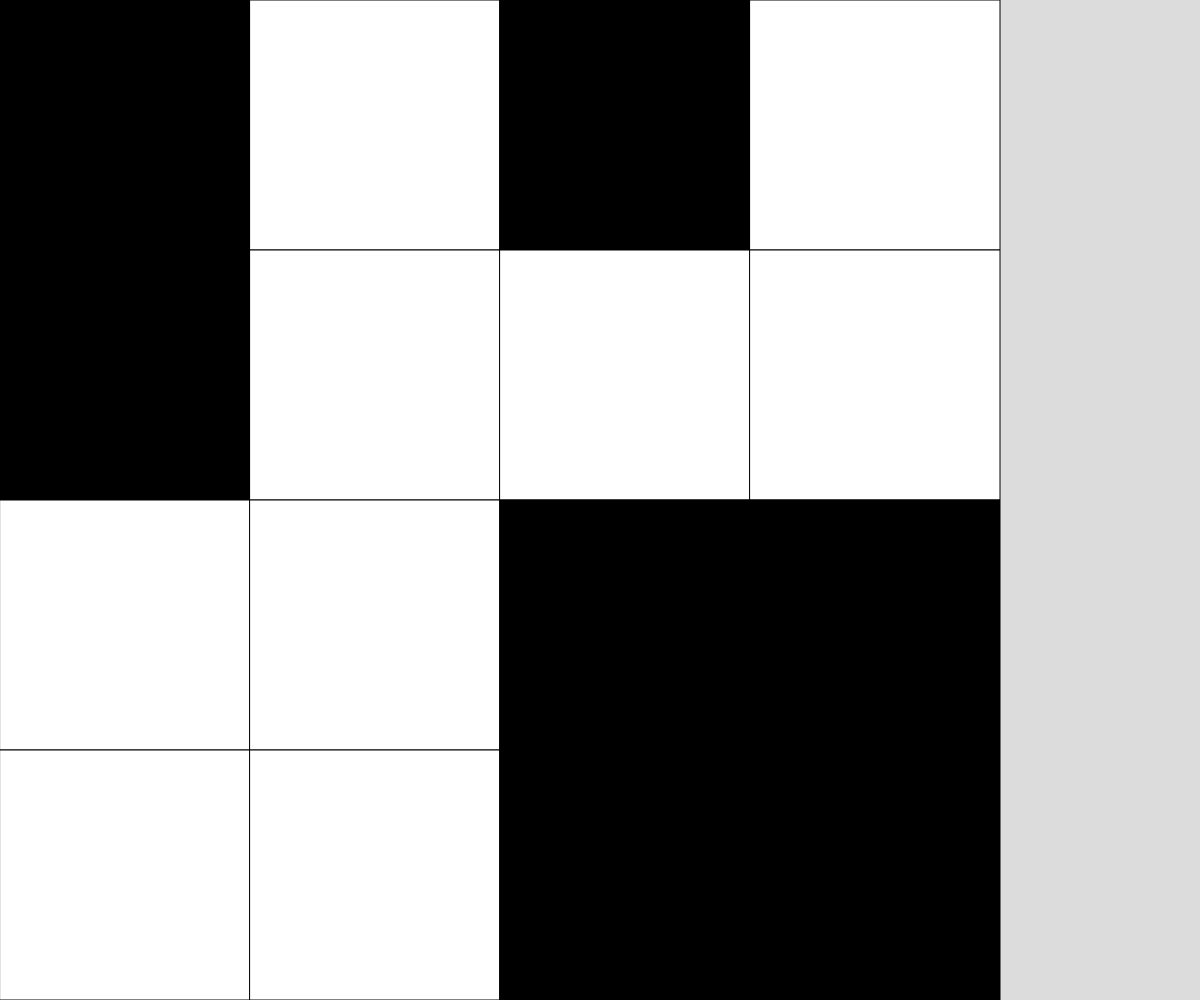
Frame 1 (no input)
Frame 60 (no input): identical to frame 1, image omitted
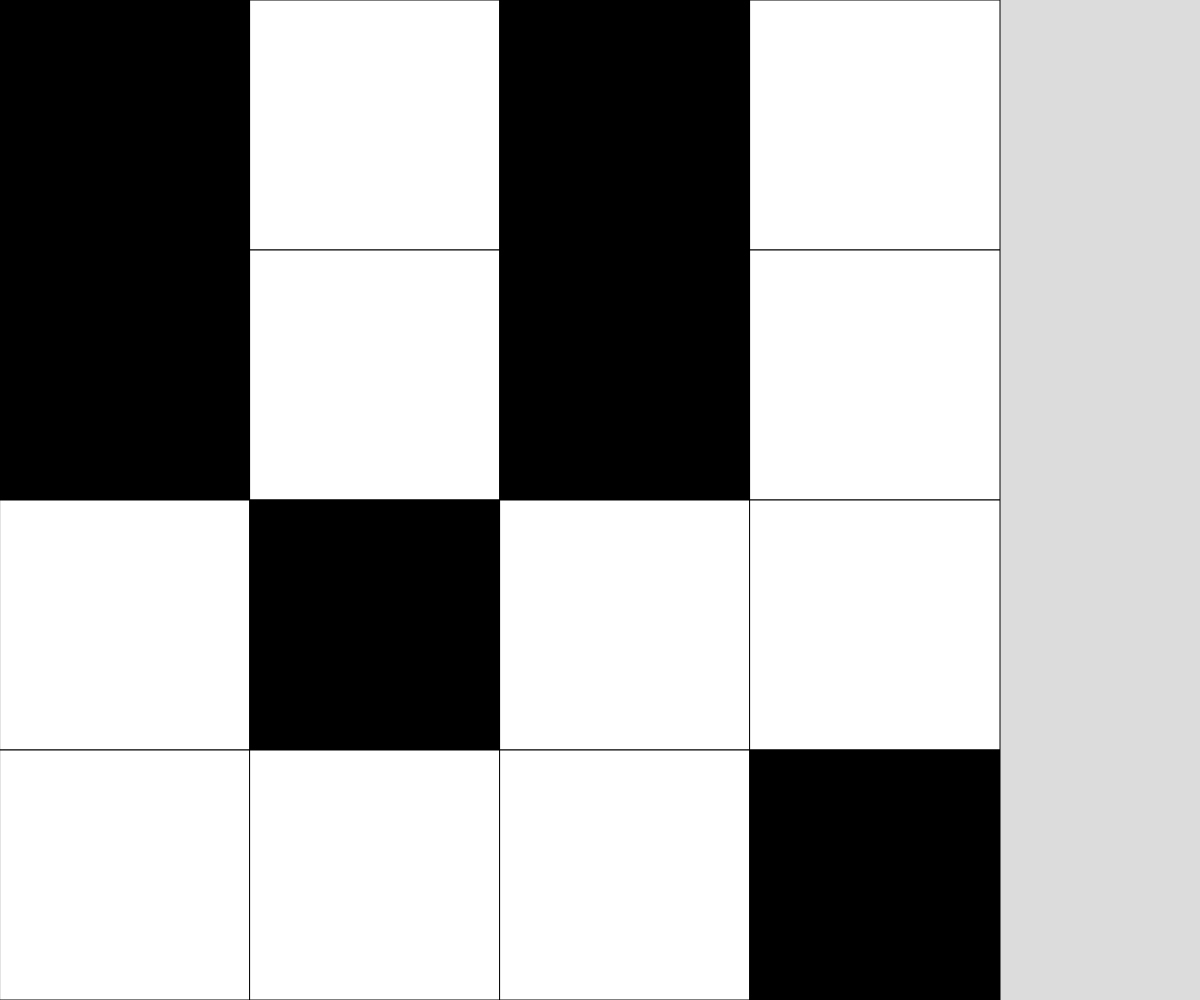
Frame 120 (the mouse pressed at the canvas centre since frame 60)

The p5.js sketch that drew these frames (run headless with seeded random() and noise() and a simulated clock; from frame 60 on, the mouse is pressed at the canvas centre):

// p5.js sketch
// ── sketch.js
// 2D Grid Neighbours

let grid;
const GRID_SIZE = 4;
let cellSize;

function setup() {
  createCanvas(windowWidth, windowHeight);
  grid = generateRandomGrid(GRID_SIZE, GRID_SIZE);

  if (height > width) {
    cellSize = width/GRID_SIZE;
  }
  else {
    cellSize = height/GRID_SIZE;
  }
}

function draw() {
  background(220);
  displayGrid();
}

function mousePressed() {
  let y = Math.floor(mouseY/cellSize);
  let x = Math.floor(mouseX/cellSize);

  toggleCell(x, y);   //current cell
  toggleCell(x, y-1); //north neighbour
  toggleCell(x, y+1); //south neighbour
  toggleCell(x+1, y); //east neighbour
  toggleCell(x-1, y); //west neighbour
}

function toggleCell(x, y) {
  //check that we are within the grid, then toggle
  if (x >= 0 && x < GRID_SIZE && y >= 0 && y < GRID_SIZE) {
    if (grid[y][x] === 0) {
      grid[y][x] = 1;
    }
    else if (grid[y][x] === 1) {
      grid[y][x] = 0;
    }
  }
}

function displayGrid() {
  for (let y = 0; y < GRID_SIZE; y++) {
    for (let x = 0; x < GRID_SIZE; x++) {
      if (grid[y][x] === 0) {
        fill("white");
      }
      else if (grid[y][x] === 1) {
        fill("black");
      }
      rect(x*cellSize, y*cellSize, cellSize, cellSize);
    }
  }
}

function generateRandomGrid(cols, rows) {
  let newGrid = [];
  for (let y = 0; y < rows; y++) {
    newGrid.push([]);
    for (let x = 0; x < cols; x++) {
      if (random(100) < 50) {
        newGrid[y].push(0);
      }
      else {
        newGrid[y].push(1);
      }
    }
  }
  return newGrid;
}

function generateEmptyGrid(cols, rows) {
  let newGrid = [];
  for (let y = 0; y < rows; y++) {
    newGrid.push([]);
    for (let x = 0; x < cols; x++) {
      newGrid[y].push(0);
    }
  }
  return newGrid;
}
